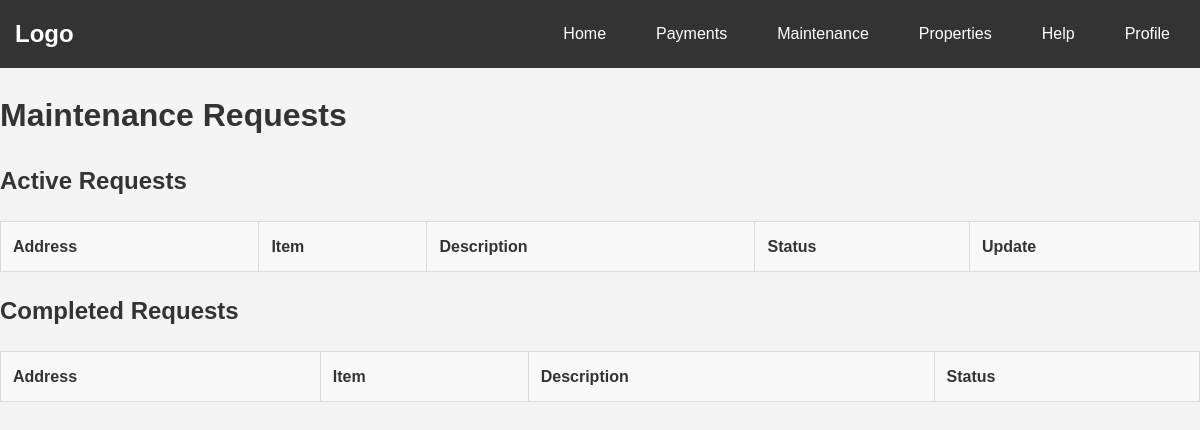
The page /maintenance_landlord.php (signed in) on the database as committed earlier.
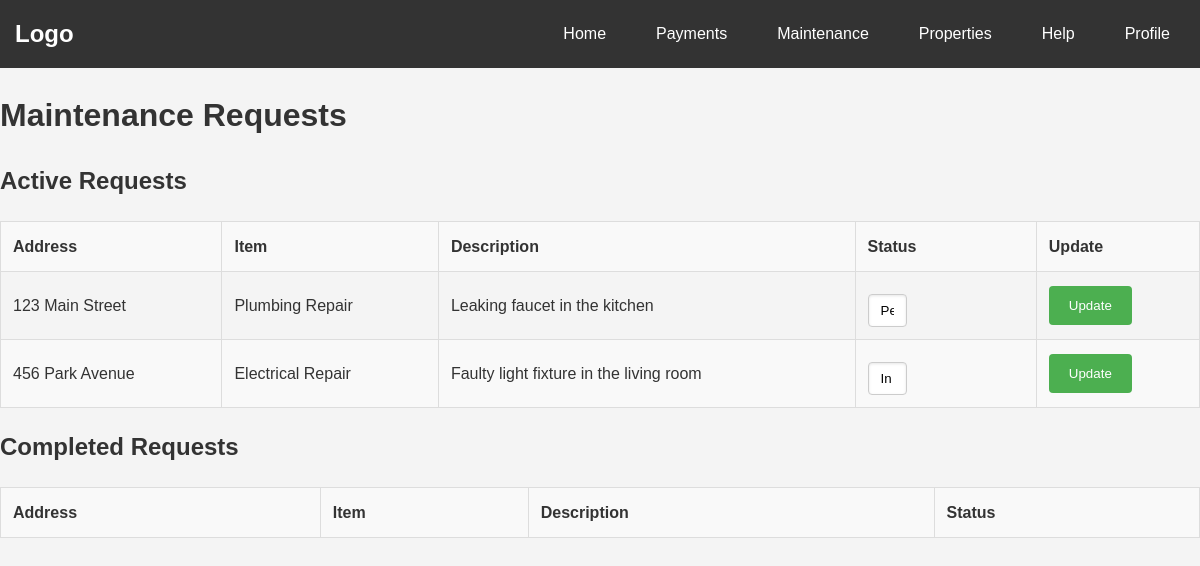
The same page on the database as committed later.
### tables this page shows
CREATE TABLE MaintenanceRequests (
    request_id INT PRIMARY KEY,
    property_id INT,
    user_id INT,
    request_category VARCHAR(50),
    request_item VARCHAR(100),
    request_description TEXT,
    request_status VARCHAR(50),
    FOREIGN KEY (property_id) REFERENCES Properties(property_id),
    FOREIGN KEY (user_id) REFERENCES Users(user_id)
);

CREATE TABLE Properties (property_id INTEGER PRIMARY KEY AUTOINCREMENT, user_id INTEGER REFERENCES Users (user_id), address VARCHAR (255), rental_price INT, property_type VARCHAR (50), property_details VARCHAR (255), property_listed DATE, "image_path");

### maintenance_landlord.php (the view, shortened to what this page needs)
<?php
include("navbar.php");
$databasePath = 'database/lts-database.db';
$db = new SQLite3($databasePath);
$user_id = $_SESSION['user_id'] ?? 0;
$query = "SELECT m.request_id, m.property_id, m.request_category, m.request_item, m.request_description, m.request_status, p.address
          FROM MaintenanceRequests m
          JOIN Properties p ON m.property_id = p.property_id
          WHERE p.user_id = :userid";
$stmt = $db->prepare($query);
$stmt->bindValue(':userid', $user_id, SQLITE3_INTEGER);
$results = $stmt->execute();
?>
<html>
<head>
</head>
<body>
<h1>Maintenance Requests</h1>
<h2>Active Requests</h2>
<table border="1">
    <tr>
        <th>Address</th>
        <th>Item</th>
        <th>Description</th>
        <th>Status</th>
        <th>Update</th>
    </tr>
    <?php
    while ($row = $results->fetchArray(SQLITE3_ASSOC)):
        if ($row['request_status'] !== 'Completed'): ?>
            <tr>
                <form action="update_request.php" method="post">
                    <td><?php echo htmlspecialchars($row['address']); ?></td>
                    <td><?php echo htmlspecialchars($row['request_item']); ?></td>
                    <td><?php echo htmlspecialchars($row['request_description']); ?></td>
                    <td>
                        <select name="status">
                            <option value="Pending" <?php if ($row['request_status'] === 'Pending') echo 'selected'; ?>>Pending</option>
                            <option value="In Progress" <?php if ($row['request_status'] === 'In Progress') echo 'selected'; ?>>In Progress</option>
                        </select>
                    </td>
                    <td>
                        <input type="submit" value="Update">
                    </td>
                </form>
            </tr>
        <?php endif;
    endwhile; ?>
</table>
<h2>Completed Requests</h2>
<table border="1">
    <tr>
        <th>Address</th>
        <th>Item</th>
        <th>Description</th>
        <th>Status</th>
    </tr>
</table>
</body>
</html>

Rows that differ between the two databases and show on the page:
added maintenancerequests: property.address "123 Main Street", request_item "Plumbing Repair", request_description "Leaking faucet in the kitchen", status "Pending"
added maintenancerequests: property.address "456 Park Avenue", request_item "Electrical Repair", request_description "Faulty light fixture in the living room", status "In Progress"
